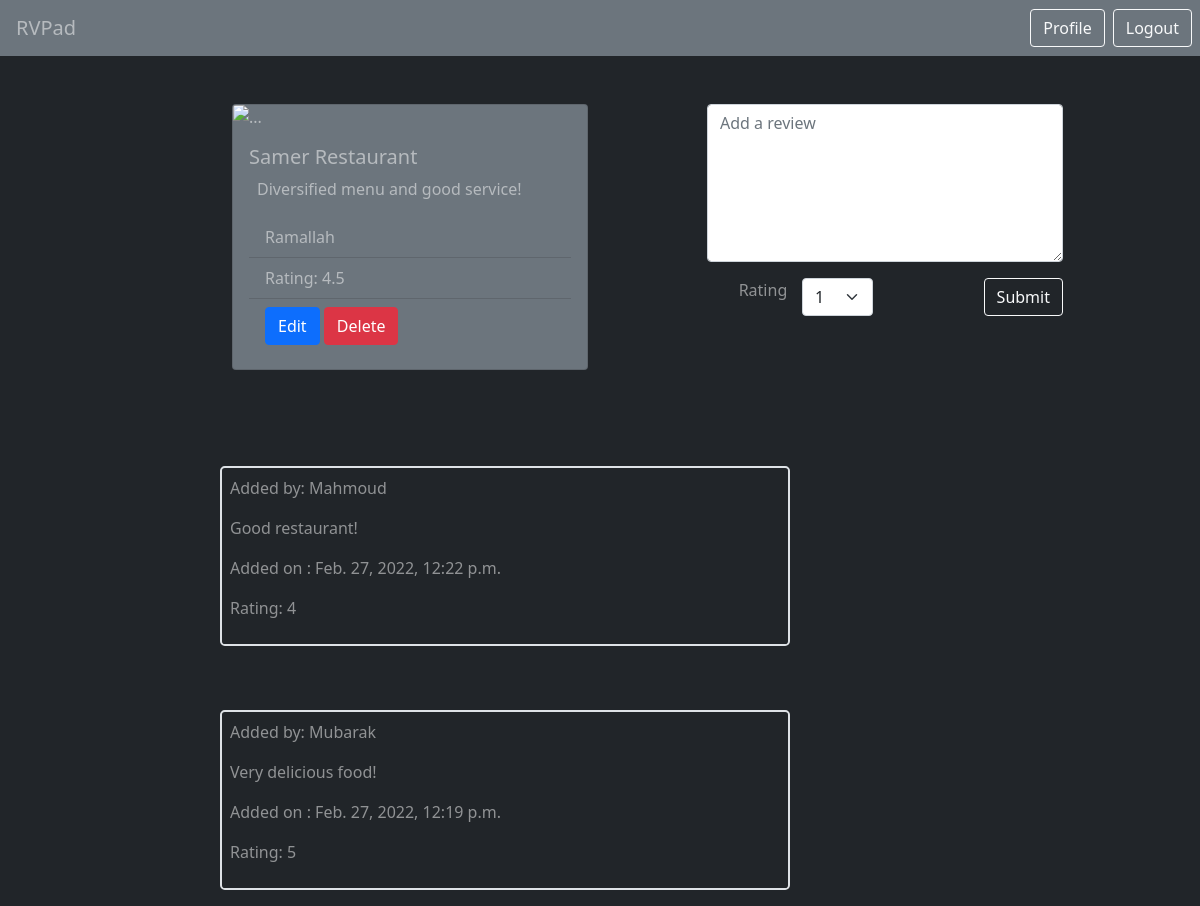
The page /rvpad/restaurants/16 (signed in) on the database as committed earlier.
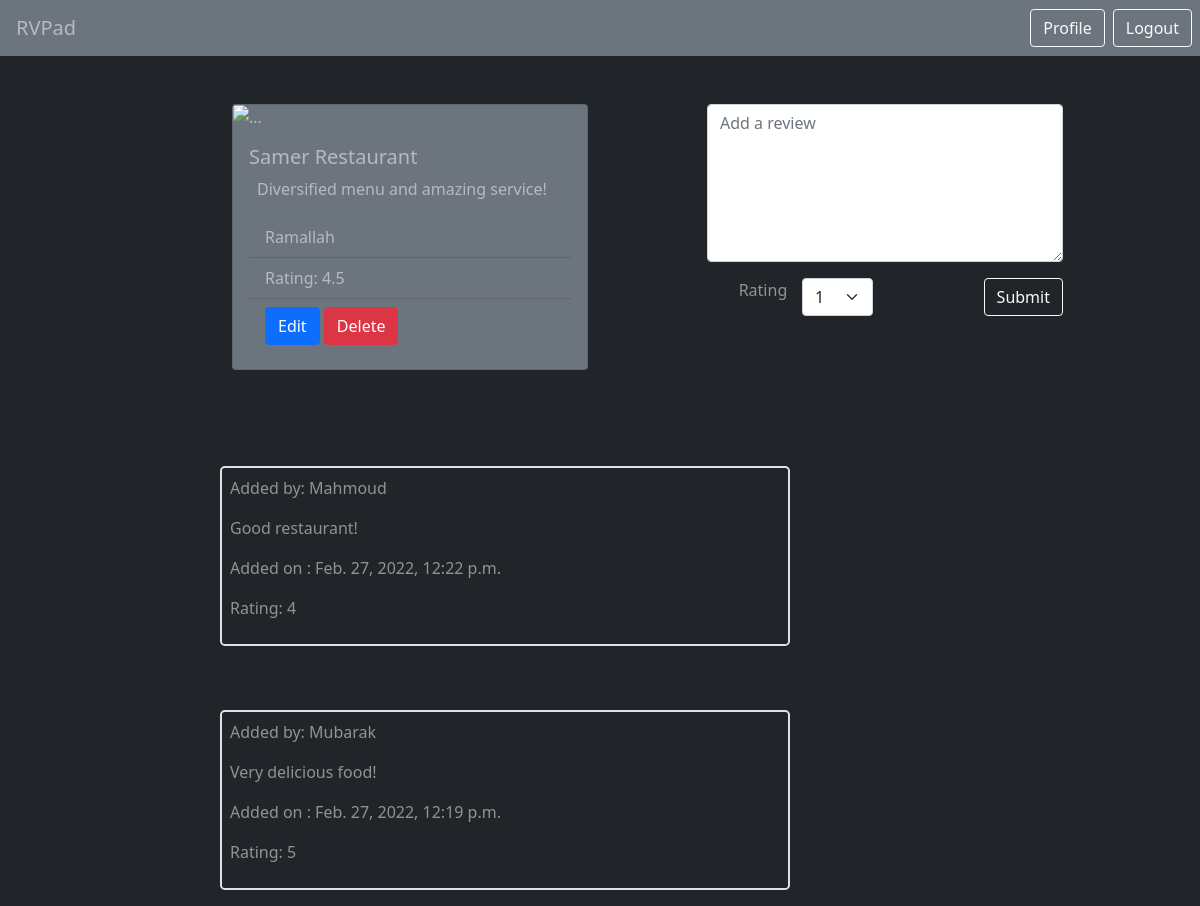
The same page on the database as committed later.
### rvpad_app/models.py (models this page shows, shortened)
class Restaurant(models.Model):
    name = models.CharField(max_length=255)
    description = models.TextField()
    location = models.CharField(max_length=255)
    image = CloudinaryField('image')
    posted_by = models.ForeignKey(
        User, related_name="restaurants", on_delete=models.CASCADE)
    created_at = models.DateTimeField(auto_now_add=True)
    updated_at = models.DateTimeField(auto_now=True)
    objects = RestaurantManager()

class Review(models.Model):
    text = models.TextField()
    rating = models.IntegerField()
    posted_by = models.ForeignKey(
        User, related_name="reviews", on_delete=models.CASCADE)
    reviewed_restaurant = models.ForeignKey(
        Restaurant, related_name="reviews", on_delete=models.CASCADE)
    created_at = models.DateTimeField(auto_now_add=True)
    updated_at = models.DateTimeField(auto_now=True)

### login_registration_app/models.py (models this page shows, shortened)
class User(models.Model):
    first_name = models.CharField(max_length=255)
    last_name = models.CharField(max_length=255)
    email = models.CharField(max_length=255)
    password = models.CharField(max_length=255)
    image = CloudinaryField('image')
    created_at = models.DateTimeField(auto_now_add=True)
    updated_at = models.DateTimeField(auto_now=True)
    objects = UserManager()

### rvpad_app/views.py (the view)
# urls.py: path('restaurants/<int:rest_id>', views.restaurant_details),
def restaurant_details(request, rest_id):
    if 'userid' in request.session:
        user = User.objects.get(id=request.session['userid'])
        rest = Restaurant.objects.get(id=rest_id)
        reviews = rest.reviews.all().order_by('-created_at')
        sum = 0
        for review in reviews:
            sum = sum+int(review.rating)
        if len(reviews) > 0:
            rating = round(sum/len(reviews), 1)
        else:
            rating = 'No ratings yet'
        context = {
            'user': user,
            'rest': rest,
            'rating': rating,
            'reviews': reviews
        }
        return render(request, 'rest_details.html', context)
    else:
        return redirect('/login_register')

### rvpad_app/templates/rest_details.html (shortened to what this page needs)
<!DOCTYPE html>
<html lang="en">
  <head>
    <link
      href="https://cdn.jsdelivr.net/npm/bootstrap@5.1.3/dist/css/bootstrap.min.css"
      rel="stylesheet"
    />
  </head>
  <body class="bg-dark text-white-50">
    <nav class="navbar navbar-light bg-secondary justify-content-between ps-3">
      <a href="/" class="navbar-brand text-white-50">RVPad</a>
      <a
      href="/rvpad/users/{{request.session.userid}}"
      class="btn btn-outline-light my-2 me-2 ms-auto  my-sm-0"
      >Profile</a
    >
      <a href="/logout" class="btn btn-outline-light my-2 my-sm-0  me-2"
        >Logout</a
      >
    </nav>
    <div class="container">
    <div class="row mb-5">
      <div class="col-md-4 offset-md-2 col-10 offset-1 mt-5">
        <div class="card bg-secondary">
          <img src="{{rest.image.url}}" class="card-img-top" alt="..." />
          <div class="card-body">
            <div class="bg-secondary text-white-50">
              <h5 class="card-title">{{rest.name}}</h5>
            </div>
            <div class="card-text mx-2">
              <p>{{rest.description}}</p>
            </div>
            <ul class="list-group list-group-flush">
              <li class="list-group-item bg-secondary text-white-50">
                {{rest.location}}
              </li>
              <li class="list-group-item bg-secondary text-white-50">
                Rating: {{rating}}
              </li>
              {% if rest.posted_by.id == request.session.userid%}
              <li class="list-group-item bg-secondary text-white-50">
                <a
                  href="/rvpad/restaurants/edit/{{rest.id}}"
                  class="btn btn-primary"
                  >Edit</a
                >
                <a
                  href="/rvpad/restaurants/delete/{{rest.id}}"
                  class="btn btn-danger"
                  >Delete</a
                >
              </li>
              {%endif%}
            </ul>
          </div>
        </div>
      </div>
      <div class="col-md-4 offset-md-1 col-8 offset-2 mt-5">
        <form action="/rvpad/reviews/add/{{rest.id}}" method="post">
          <div class="mb-3">
            <textarea
              class="form-control"
              name="rev_text"
              placeholder="Add a review"
              id="exampleFormControlTextarea1"
              rows="6"
            ></textarea>
          </div>
          <div class="row">
            <div class="col">
              <div class="row">
                <div class="col-lg-4 offset-lg-2">
                  <label for="">Rating</label>
                </div>
                <div class="col-lg-6">
                  <select
                    id="rating"
                    class="form-select"
                    name="rating"
                    aria-label="Default select example"
                  >
                    <option value="1">1</option>
                  </select>
                </div>
              </div>
            </div>
            <div class="col">
              <button class="btn btn-outline-light float-end">Submit</button>
            </div>
          </div>
        </form>
      </div>
    </div>
    {%for review in reviews%}
    <div class="row mb-3">
      <div class="col-md-6 mt-5 offset-md-2 col-10 offset-1 border border-2 rounded-3 p-2">
        <p>Added by: {{review.posted_by.first_name}}</p>
        <p>{{review.text}}</p>
        <p>Added on : {{review.created_at}}</p>
        <p>Rating: {{review.rating}}</p>
      </div>
    </div>
    {%endfor%}
  </div>
  </body>
</html>

Rows that differ between the two databases and show on the page:
changed Restaurant "Samer Restaurant": description "Diversified menu and good service!" → "Diversified menu and amazing service!"
